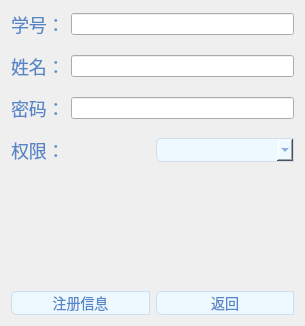
<?xml version="1.0" encoding="UTF-8"?>
<ui version="4.0">
 <class>Login</class>
 <widget class="QWidget" name="Login">
  <property name="geometry">
   <rect>
    <x>0</x>
    <y>0</y>
    <width>305</width>
    <height>326</height>
   </rect>
  </property>
  <property name="windowTitle">
   <string>Login</string>
  </property>
  <property name="styleSheet">
   <string notr="true"/>
  </property>
  <layout class="QVBoxLayout" name="verticalLayout_2">
   <property name="spacing">
    <number>0</number>
   </property>
   <property name="leftMargin">
    <number>0</number>
   </property>
   <property name="topMargin">
    <number>0</number>
   </property>
   <property name="rightMargin">
    <number>0</number>
   </property>
   <property name="bottomMargin">
    <number>0</number>
   </property>
   <item>
    <widget class="QWidget" name="widget" native="true">
     <layout class="QVBoxLayout" name="verticalLayout">
      <property name="spacing">
       <number>15</number>
      </property>
      <item>
       <layout class="QHBoxLayout" name="horizontalLayout">
        <item>
         <widget class="QLabel" name="label">
          <property name="font">
           <font>
            <family>Microsoft YaHei</family>
            <pointsize>-1</pointsize>
            <weight>50</weight>
            <bold>false</bold>
           </font>
          </property>
          <property name="styleSheet">
           <string notr="true">

font-size: 18px;
font-family: Microsoft YaHei;
font-weight: 400;
color: #5786C7;</string>
          </property>
          <property name="text">
           <string>学号：</string>
          </property>
         </widget>
        </item>
        <item>
         <widget class="QLineEdit" name="LE1"/>
        </item>
       </layout>
      </item>
      <item>
       <layout class="QHBoxLayout" name="horizontalLayout_2">
        <item>
         <widget class="QLabel" name="label_2">
          <property name="font">
           <font>
            <family>Microsoft YaHei</family>
            <pointsize>-1</pointsize>
            <weight>50</weight>
            <bold>false</bold>
           </font>
          </property>
          <property name="styleSheet">
           <string notr="true">

font-size: 18px;
font-family: Microsoft YaHei;
font-weight: 400;
color: #5786C7;</string>
          </property>
          <property name="text">
           <string>姓名：</string>
          </property>
         </widget>
        </item>
        <item>
         <widget class="QLineEdit" name="LE2"/>
        </item>
       </layout>
      </item>
      <item>
       <layout class="QHBoxLayout" name="horizontalLayout_4">
        <item>
         <widget class="QLabel" name="label_4">
          <property name="font">
           <font>
            <family>Microsoft YaHei</family>
            <pointsize>-1</pointsize>
            <weight>50</weight>
            <bold>false</bold>
           </font>
          </property>
          <property name="styleSheet">
           <string notr="true">

font-size: 18px;
font-family: Microsoft YaHei;
font-weight: 400;
color: #5786C7;</string>
          </property>
          <property name="text">
           <string>密码：</string>
          </property>
         </widget>
        </item>
        <item>
         <widget class="QLineEdit" name="LE3"/>
        </item>
       </layout>
      </item>
      <item>
       <layout class="QHBoxLayout" name="horizontalLayout_5">
        <item>
         <widget class="QLabel" name="label_5">
          <property name="font">
           <font>
            <family>Microsoft YaHei</family>
            <pointsize>-1</pointsize>
            <weight>50</weight>
            <bold>false</bold>
           </font>
          </property>
          <property name="styleSheet">
           <string notr="true">

font-size: 18px;
font-family: Microsoft YaHei;
font-weight: 400;
color: #5786C7;</string>
          </property>
          <property name="text">
           <string>权限：</string>
          </property>
         </widget>
        </item>
        <item>
         <widget class="QComboBox" name="comboBox">
          <property name="styleSheet">
           <string notr="true">background: #EDF8FF;
border: 1px solid #CFDDEF;
border-top-left-radius:6px;
border-bottom-left-radius:6px;

font-size: 14px;
font-family: Microsoft YaHei;
font-weight: 400;
color: #5786C7;</string>
          </property>
         </widget>
        </item>
       </layout>
      </item>
      <item>
       <widget class="QLabel" name="LE_Msg">
        <property name="font">
         <font>
          <family>Microsoft YaHei</family>
          <pointsize>-1</pointsize>
          <weight>50</weight>
          <bold>false</bold>
         </font>
        </property>
        <property name="styleSheet">
         <string notr="true">

font-size: 18px;
font-family: Microsoft YaHei;
font-weight: 400;
color: #5786C7;</string>
        </property>
        <property name="text">
         <string/>
        </property>
        <property name="alignment">
         <set>Qt::AlignCenter</set>
        </property>
       </widget>
      </item>
      <item>
       <layout class="QHBoxLayout" name="horizontalLayout_3">
        <item>
         <widget class="QPushButton" name="PB_Login">
          <property name="styleSheet">
           <string notr="true">background: #EDF8FF;
border: 1px solid #CFDDEF;
border-top-left-radius:6px;
border-bottom-left-radius:6px;

font-size: 14px;
font-family: Microsoft YaHei;
font-weight: 400;
color: #5786C7;</string>
          </property>
          <property name="text">
           <string>注册信息</string>
          </property>
         </widget>
        </item>
        <item>
         <widget class="QPushButton" name="PB_Back">
          <property name="styleSheet">
           <string notr="true">background: #EDF8FF;
border: 1px solid #CFDDEF;
border-top-left-radius:6px;
border-bottom-left-radius:6px;

font-size: 14px;
font-family: Microsoft YaHei;
font-weight: 400;
color: #5786C7;</string>
          </property>
          <property name="text">
           <string>返回</string>
          </property>
         </widget>
        </item>
       </layout>
      </item>
     </layout>
    </widget>
   </item>
  </layout>
 </widget>
 <layoutdefault spacing="6" margin="11"/>
 <resources/>
 <connections/>
</ui>
